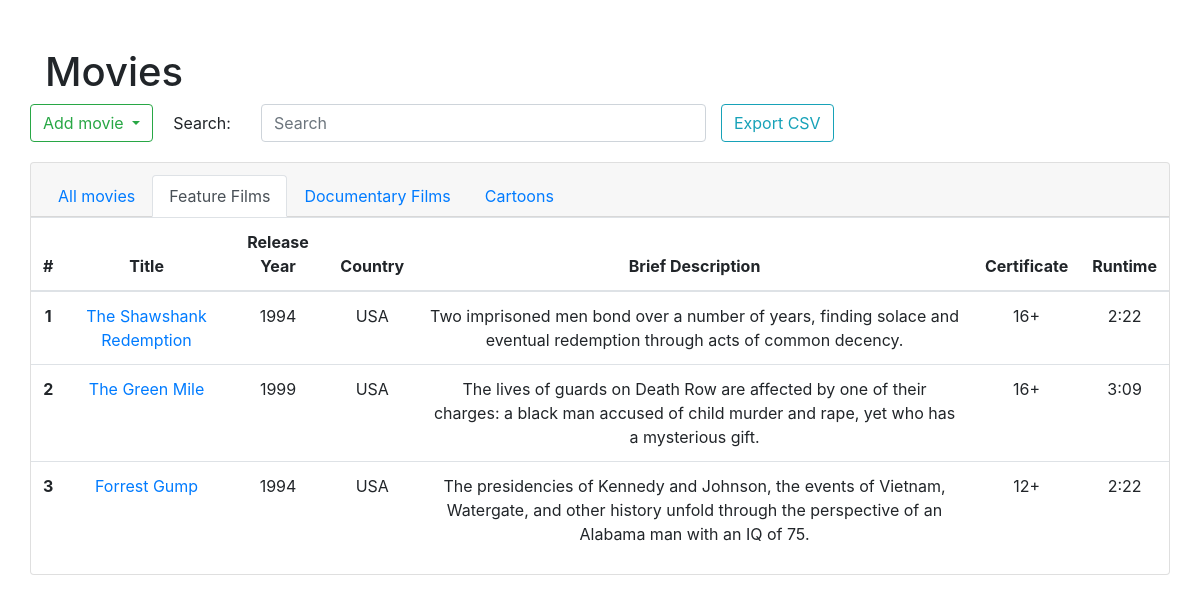
The app's page /index_feature with its own data.
### tables this page shows
CREATE TABLE feature_films(
    id TEXT PRIMARY KEY,
    image TEXT NOT NULL,
    title TEXT NOT NULL,
    release_year INTEGER NOT NULL CHECK ( release_year > 1894 AND release_year < 2025 ),
    country TEXT NOT NULL,
    director TEXT NOT NULL,
    main_roles TEXT NOT NULL,
    genres TEXT NOT NULL,
    box_office INTEGER NOT NULL,
    brief_description TEXT NOT NULL,
    certificate TEXT NOT NULL,
    runtime TEXT NOT NULL,
    tags TEXT NOT NULL,
    trailer TEXT NOT NULL
);

### app/main.py (the view)
    @app.route("/index_feature", methods=['GET'])
    def index_feature():
        feature_films = db_feature.get_feature_films(db_feature.open_db(db_url))
        return render_template('index_feature.html', feature_films=feature_films)

### app/db_feature.py (called while the page is built)
def open_db(url):
    db = sqlite3.connect(url)
    db.row_factory = sqlite3.Row
    return db

### app/templates/index_feature.html (shortened to what this page needs)
<!doctype html>
<html lang="en">
<head>
    <link rel="stylesheet" href="https://stackpath.bootstrapcdn.com/bootstrap/4.3.1/css/bootstrap.min.css"
>
    <link rel="stylesheet" href="/static/tablesort.css" type="text/css">
</head>
<body>
<div class="container">
    <div class="row">
        <div class="col pt-5">
            <h1>Movies</h1>
            <div class="row" style="margin-bottom: 10px">
                <div class="dropdown" style="margin-right: 5px">
                    <button class="btn btn-outline-success dropdown-toggle" type="button" id="dropdownMenuButton"
                            data-toggle="dropdown" aria-haspopup="true" aria-expanded="false">Add movie
                    </button>
                </div>
                <div><label for="search" class="col-sm-6 col-form-label">Search:</label></div>
                <div class="col-sm-5">
                    <input name="search" type="text" class="form-control" id="search" placeholder="Search">
                </div>
                <div><a href="{{ url_for('export_csv_feature') }}">
                    <button style="margin-bottom: 10px" type="button" class="btn btn-outline-info">Export CSV</button></a>
                </div>
            </div>
        </div>
        <div class="card text-center">
            <div class="card-header">
                <ul class="nav nav-tabs card-header-tabs">
                    <li class="nav-item">
                        <a class="nav-link" href="{{ url_for('index') }}">All movies</a>
                    </li>
                    <li class="nav-item">
                        <a class="nav-link active" href="#">Feature Films</a>
                    </li>
                    <li class="nav-item">
                        <a class="nav-link" href="{{ url_for('index_documentary') }}">Documentary Films</a>
                    </li>
                    <li class="nav-item">
                        <a class="nav-link" href="{{ url_for('index_cartoons') }}">Cartoons</a>
                    </li>
                </ul>
            </div>
            <table id="Table" class="table">
                <thead>
                    <tr>
                        <th scope="col">#</th>
                        <th scope="col">Title</th>
                        <th scope="col">Release Year</th>
                        <th scope="col">Country</th>
                        <th scope="col">Brief Description</th>
                        <th scope="col">Certificate</th>
                        <th scope="col">Runtime</th>
                    </tr>
                </thead>
                <tbody>
                {% for feature_film in feature_films %}
                    <tr>
                        <th scope="row">{{ loop.index }}</th>
                        <td><a href="{{ url_for('details_feature_by_id', id=feature_film.id) }}">{{ feature_film.title }}</a></td>
                        <td>{{ feature_film.release_year }}</td>
                        <td>{{ feature_film.country }}</td>
                        <td>{{ feature_film.brief_description }}</td>
                        <td>{{ feature_film.certificate }}</td>
                        <td>{{ feature_film.runtime }}</td>
                    </tr>
                {% endfor %}
                </tbody>
            </table>
        </div>
    </div>
</div>
</body>
</html>

### records on screen
feature_films: title "The Shawshank Redemption", release_year "1994", country "USA", brief_description "Two imprisoned men bond over a number of years, finding solace and eventual redemption through acts of common decency.", certificate "16+", runtime "2:22"
feature_films: title "The Green Mile", release_year "1999", country "USA", brief_description "The lives of guards on Death Row are affected by one of their charges: a black man accused of child murder and rape, yet who has a mysterious gift.", certificate "16+", runtime "3:09"
feature_films: title "Forrest Gump", release_year "1994", country "USA", brief_description "The presidencies of Kennedy and Johnson, the events of Vietnam, Watergate, and other history unfold through the perspective of an Alabama man with an IQ of 75.", certificate "12+", runtime "2:22"
